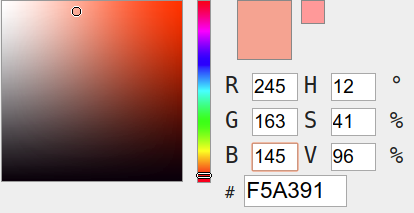
%> input picture red/Avg Red.png, 414 x 213 px
$ octave --eval "plot_clusters('Avg Red.png');"   (GNU Octave 9; MATLAB toolbox functions it lacks are replaced by stand-ins)
%> lines starting %> are read from the running program, lines starting %| are printed output that depends on the picture
function plot_clusters(pic)
%> called with pic = 'Avg Red.png'

cd raw_data

   F = imread(pic);
%> F is the input picture: size 213x414x3 uint8; mean R, G, B 194.8, 170.3, 166.5
    lab_he=rgb2lab(F);
%> lab_he: size 213x414x3 double; mean of channels 1, 2, 3 71.4, 9.8, 7

    % Transform the RGB values to LAB scales (more grey tones)
    ab=double(lab_he(:,:,2:3));
    nrows=size(ab,1);
%> nrows = 213
    ncols=size(ab,2);
%> ncols = 414
    ab=reshape(ab,nrows*ncols,2);
    % reshape to be just the L,A colors as a p by 2 array


    %% Cluster the image in color space

    nColors=3;
    %Give it initial centers, so we can be confident which label is which
    %color.
    initial_centers = [ -2 2 ;-9 60.5, ;  31 33 ] ;
    [cluster_idx,cluster_center]= kmeans(ab,nColors,'distance','sqEuclidean','Start',initial_centers);
%> cluster_center = [3.16 -0.000134; -62.02 72.55; 39.62 32.83]
    pixel_labels1=reshape(cluster_idx,nrows,ncols);
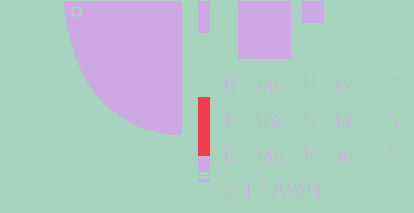
%> pixel_labels1: size 213x414 double; 3 distinct labels, from 1 to 3; one colour per label, 0 black

    figure(1)
    image(F);
    axis equal; axis off;
    %[F1,map1]=frame2im(getframe);

    figure(2)
    subplot(2,2,1);
    idx1=find(cluster_idx==1); idx2=find(cluster_idx==2); idx3=find(cluster_idx==3);
%> after `idx1=find(cluster_idx==1)`: idx1 = 70260 values from 1 to 88182
%> after `idx2=find(cluster_idx==2)`: idx2 = 708 values from 42272 to 44673
%> after `idx3=find(cluster_idx==3)`: idx3 = 17214 values from 13634 to 85574
    plot(ab(idx1,1),ab(idx1,2),'k.'); hold on
    plot(ab(idx2,1),ab(idx2,2),'y*');
    plot(ab(idx3,1),ab(idx3,2),'r^'); hold off
    axis tight

    subplot(2,2,3);
    imagesc(pixel_labels1,[1,3]);
    axis equal; axis off;
    % [5 lines of commented-out code are left out]


    %% Redo the clustering using fixed centers...

    centers=[-0.1694 0.3045; -1.8839   47.4551; 28.1936   21.6839];
    [cluster_idx,~]= kmeans(ab,3,'MaxIter',1,'Start',centers);
    pixel_labels2=reshape(cluster_idx,nrows,ncols);
%> pixel_labels2: size 213x414 double; 3 distinct labels, from 1 to 3

    subplot(2,2,2);
    idx1=find(cluster_idx==1); idx2=find(cluster_idx==2); idx3=find(cluster_idx==3);
%> after `idx1=find(cluster_idx==1)`: idx1 = 68657 values from 1 to 88182
%> after `idx2=find(cluster_idx==2)`: idx2 = 800 values from 42271 to 74634
%> after `idx3=find(cluster_idx==3)`: idx3 = 18725 values from 12356 to 85574
    plot(ab(idx1,1),ab(idx1,2),'k.'); hold on
    plot(ab(idx2,1),ab(idx2,2),'y*');
    plot(ab(idx3,1),ab(idx3,2),'r^'); hold off
    axis tight
    %title('Clusters in AB space, using fixed centers');

    subplot(2,2,4);
    imagesc(pixel_labels2,[1,3]);
    axis equal; axis off;
%> after `axis off`:
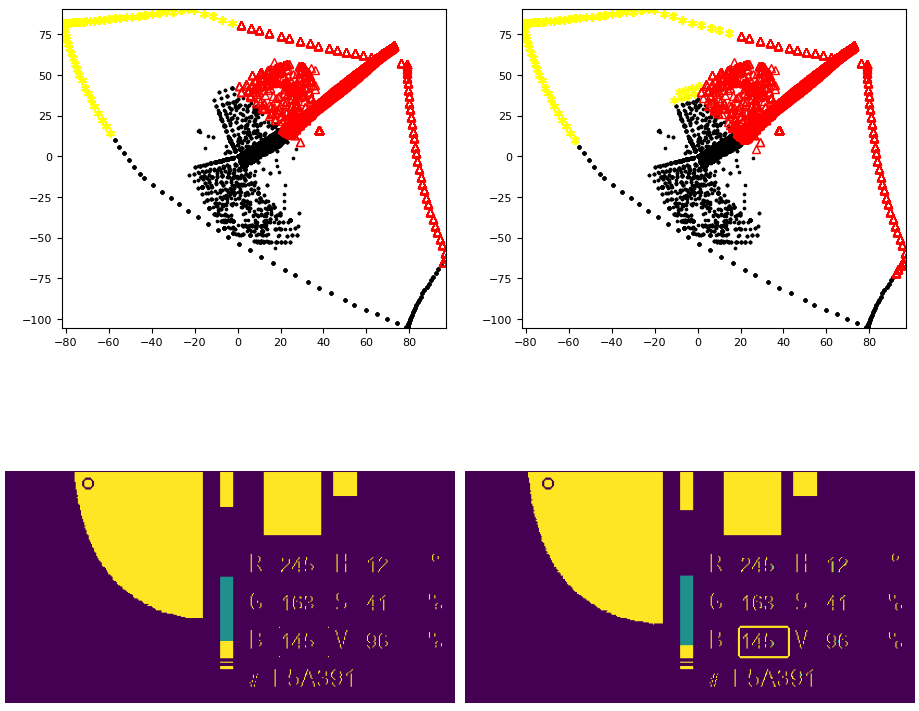
%> figure redrawn from the program's plot data, 4 panels

    %% Hybrid clustering-  Use kmeans for the background, then fixed centers for yellow/red.
       initial_centers = [ -2 2 ;-9 60.5, ;  31 33 ] ;
       [cluster_idx,cluster_center]= kmeans(ab,nColors,'distance','sqEuclidean','Start',initial_centers);
       centers=[cluster_center(1,:); -1.8839   47.4551; 28.1936   21.6839];
%> centers = [3.16 -0.000134; -1.88 47.46; 28.19 21.68]
       for j=1:length(cluster_idx)
           if cluster_idx(j)~=1
               d1=norm(ab(j,:)-centers(2,:));
               d2=norm(ab(j,:)-centers(3,:));
               if d1<=d2
                   cluster_idx(j)=2;
               else
                   cluster_idx(j)=3;
               end
           end
       end
%> after the loop, d1 = 31.36; d2 = 8.82

    pixel_labels3=reshape(cluster_idx,nrows,ncols);
%> pixel_labels3: size 213x414 double; 3 distinct labels, from 1 to 3

    figure(3)
    subplot(2,1,1);
    idx1=find(cluster_idx==1); idx2=find(cluster_idx==2); idx3=find(cluster_idx==3);
%> after `idx1=find(cluster_idx==1)`: idx1 = 70260 values from 1 to 88182
%> after `idx2=find(cluster_idx==2)`: idx2 = 1111 values from 42272 to 85573
%> after `idx3=find(cluster_idx==3)`: idx3 = 16811 values from 13634 to 85574
%> `plot_clusters('Avg Red.png');`:
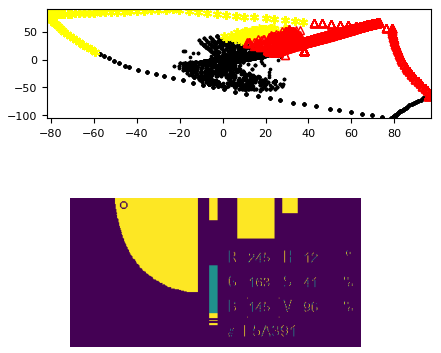
%> figure redrawn from the program's plot data, 2 panels
    plot(ab(idx1,1),ab(idx1,2),'k.'); hold on
    plot(ab(idx2,1),ab(idx2,2),'y*');
    plot(ab(idx3,1),ab(idx3,2),'r^'); hold off
    axis tight
    %title('Clusters in AB space, using fixed centers');

    subplot(2,1,2);
    imagesc(pixel_labels3,[1,3]);
    axis equal; axis off;

 cd ..

$ run again, on red/Avg Yellow.png
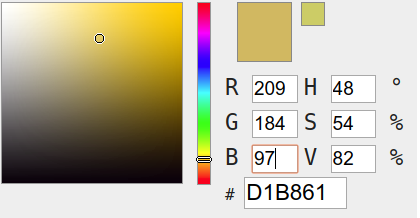
%> input picture red/Avg Yellow.png, 420 x 218 px
%> in plot_clusters, F is the input picture: size 218x420x3 uint8; mean R, G, B 194.8, 187.6, 167.1
%> lab_he: size 218x420x3 double; mean of channels 1, 2, 3 75.5, 0.7, 11.3
%> cluster_center = [0.41 1.83; -1.52 52.14; 74.08 -72.65]
%> in plot_clusters, `pixel_labels1=reshape(cluster_idx,nrows,ncols);`:
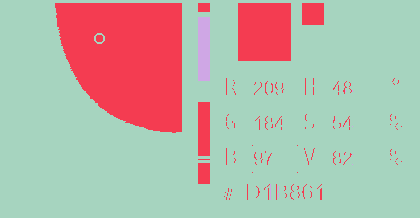
%> pixel_labels1: size 218x420 double; 3 distinct labels, from 1 to 3; one colour per label, 0 black
%> in plot_clusters, `idx1=find(cluster_idx==1)`: idx1 = 72375 values from 1 to 91560
%> in plot_clusters, `idx2=find(cluster_idx==2)`: idx2 = 18375 values from 11994 to 87580
%> in plot_clusters, `idx3=find(cluster_idx==3)`: idx3 = 810 values from 43182 to 76901
%> pixel_labels2: size 218x420 double; 3 distinct labels, from 1 to 3
%> in plot_clusters, `idx1=find(cluster_idx==1)`: idx1 = 71976 values from 1 to 91560
%> in plot_clusters, `idx2=find(cluster_idx==2)`: idx2 = 18399 values from 11558 to 87580
%> in plot_clusters, `idx3=find(cluster_idx==3)`: idx3 = 1185 values from 43168 to 86491
%> centers = [0.41 1.83; -1.88 47.46; 28.19 21.68]
%> after the loop in plot_clusters, `for j=1:length(cluster_idx)`: d1 = 24.83; d2 = 24.9
%> pixel_labels3: size 218x420 double; 3 distinct labels, from 1 to 3
%> in plot_clusters, `idx1=find(cluster_idx==1)`: idx1 = 72375 values from 1 to 91560
%> in plot_clusters, `idx2=find(cluster_idx==2)`: idx2 = 17836 values from 11994 to 87580
%> in plot_clusters, `idx3=find(cluster_idx==3)`: idx3 = 1349 values from 43168 to 86847
%> `plot_clusters('Avg Red.png');`:
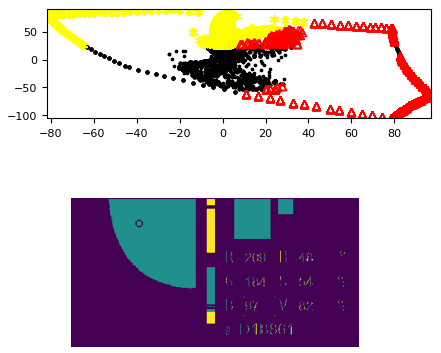
%> figure redrawn from the program's plot data, 2 panels
